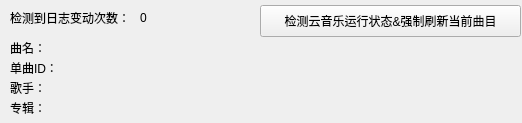
<?xml version="1.0" encoding="UTF-8"?>
<ui version="4.0">
 <class>MainWindow</class>
 <widget class="QMainWindow" name="MainWindow">
  <property name="geometry">
   <rect>
    <x>0</x>
    <y>0</y>
    <width>522</width>
    <height>123</height>
   </rect>
  </property>
  <property name="windowTitle">
   <string>网易云音乐监听器</string>
  </property>
  <widget class="QWidget" name="centralWidget">
   <widget class="QPushButton" name="pushButton">
    <property name="geometry">
     <rect>
      <x>260</x>
      <y>5</y>
      <width>261</width>
      <height>32</height>
     </rect>
    </property>
    <property name="text">
     <string>检测云音乐运行状态&amp;&amp;强制刷新当前曲目</string>
    </property>
   </widget>
   <widget class="QLabel" name="label">
    <property name="geometry">
     <rect>
      <x>140</x>
      <y>10</y>
      <width>61</width>
      <height>16</height>
     </rect>
    </property>
    <property name="text">
     <string>0</string>
    </property>
   </widget>
   <widget class="QLabel" name="label_2">
    <property name="geometry">
     <rect>
      <x>60</x>
      <y>100</y>
      <width>450</width>
      <height>16</height>
     </rect>
    </property>
    <property name="minimumSize">
     <size>
      <width>450</width>
      <height>0</height>
     </size>
    </property>
    <property name="text">
     <string/>
    </property>
   </widget>
   <widget class="QLabel" name="label_3">
    <property name="geometry">
     <rect>
      <x>60</x>
      <y>80</y>
      <width>450</width>
      <height>16</height>
     </rect>
    </property>
    <property name="minimumSize">
     <size>
      <width>450</width>
      <height>0</height>
     </size>
    </property>
    <property name="text">
     <string/>
    </property>
   </widget>
   <widget class="QLabel" name="label_4">
    <property name="geometry">
     <rect>
      <x>60</x>
      <y>60</y>
      <width>450</width>
      <height>16</height>
     </rect>
    </property>
    <property name="minimumSize">
     <size>
      <width>450</width>
      <height>0</height>
     </size>
    </property>
    <property name="text">
     <string/>
    </property>
   </widget>
   <widget class="QLabel" name="label_5">
    <property name="geometry">
     <rect>
      <x>60</x>
      <y>40</y>
      <width>450</width>
      <height>16</height>
     </rect>
    </property>
    <property name="minimumSize">
     <size>
      <width>450</width>
      <height>0</height>
     </size>
    </property>
    <property name="text">
     <string/>
    </property>
   </widget>
   <widget class="QLabel" name="label_6">
    <property name="geometry">
     <rect>
      <x>10</x>
      <y>10</y>
      <width>131</width>
      <height>16</height>
     </rect>
    </property>
    <property name="text">
     <string>检测到日志变动次数：</string>
    </property>
   </widget>
   <widget class="QLabel" name="label_7">
    <property name="geometry">
     <rect>
      <x>10</x>
      <y>40</y>
      <width>61</width>
      <height>16</height>
     </rect>
    </property>
    <property name="text">
     <string>曲名：</string>
    </property>
   </widget>
   <widget class="QLabel" name="label_8">
    <property name="geometry">
     <rect>
      <x>10</x>
      <y>60</y>
      <width>61</width>
      <height>16</height>
     </rect>
    </property>
    <property name="text">
     <string>单曲ID：</string>
    </property>
   </widget>
   <widget class="QLabel" name="label_9">
    <property name="geometry">
     <rect>
      <x>10</x>
      <y>80</y>
      <width>61</width>
      <height>16</height>
     </rect>
    </property>
    <property name="text">
     <string>歌手：</string>
    </property>
   </widget>
   <widget class="QLabel" name="label_10">
    <property name="geometry">
     <rect>
      <x>10</x>
      <y>100</y>
      <width>61</width>
      <height>16</height>
     </rect>
    </property>
    <property name="text">
     <string>专辑：</string>
    </property>
   </widget>
  </widget>
 </widget>
 <layoutdefault spacing="6" margin="11"/>
 <resources/>
 <connections/>
</ui>
